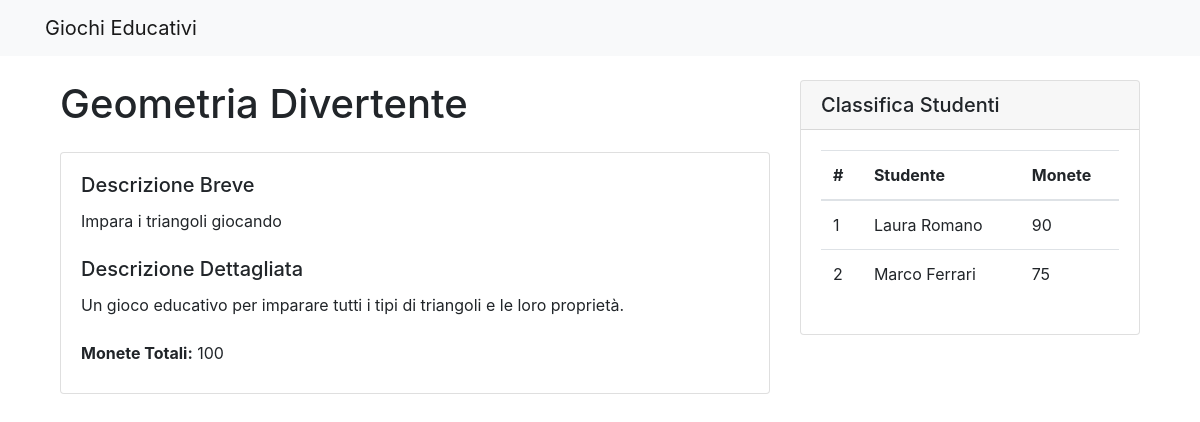
The app's page /gioco/1 with its own data.
### tables this page shows
CREATE TABLE Videogioco (
    id INTEGER PRIMARY KEY AUTOINCREMENT,
    titolo VARCHAR(100) NOT NULL,
    descrizione_breve VARCHAR(160) NOT NULL CHECK (LENGTH(descrizione_breve) <= 160),
    descrizione_estesa TEXT NOT NULL,
    monete_totali INTEGER NOT NULL CHECK (monete_totali > 0),
    immagine1 VARCHAR(255) NOT NULL,
    immagine2 VARCHAR(255),
    immagine3 VARCHAR(255),
    argomento_id INTEGER NOT NULL,
    FOREIGN KEY (argomento_id) REFERENCES Argomento(id)
);

CREATE TABLE ProgressoStudente (
    studente_id INTEGER,
    videogioco_id INTEGER,
    monete_raccolte INTEGER NOT NULL DEFAULT 0 CHECK (monete_raccolte >= 0),
    PRIMARY KEY (studente_id, videogioco_id),
    FOREIGN KEY (studente_id) REFERENCES Studente(id),
    FOREIGN KEY (videogioco_id) REFERENCES Videogioco(id)
);

CREATE TABLE Studente (
    id INTEGER PRIMARY KEY AUTOINCREMENT,
    nome VARCHAR(50) NOT NULL,
    cognome VARCHAR(50) NOT NULL,
    email VARCHAR(100) NOT NULL UNIQUE,
    password VARCHAR(255) NOT NULL
);

### app.py (the view)
@app.route("/gioco/<int:id>")
def dettaglio_gioco(id):
    db = get_db()
    gioco = db.execute(QUERIES.get("Get game details"), [id]).fetchone()
    classifica = db.execute(QUERIES.get("Get game leaderboard"), [id]).fetchall()
    return render_template("gioco.html", gioco=gioco, classifica=classifica)

### app.py (called while the page is built)
def get_db():
    if "db" not in g:
        g.db = sqlite3.connect(
            os.path.join(os.path.dirname(__file__), DATABASE),
            detect_types=sqlite3.PARSE_DECLTYPES,
        )
        g.db.row_factory = sqlite3.Row
    return g.db

### queries/queries.py (called while the page is built)
    def get(self, name):
        return self.queries.get(name)

### templates/gioco.html
{% extends "base.html" %}
{% block content %}
<div class="container">
    <div class="row">
        <div class="col-md-8">
            <h1 class="mb-4">{{ gioco.titolo }}</h1>
            <div class="card mb-4">
                <div class="card-body">
                    <h5 class="card-title">Descrizione Breve</h5>
                    <p class="card-text">{{ gioco.descrizione_breve }}</p>
                    <h5 class="card-title mt-4">Descrizione Dettagliata</h5>
                    <p class="card-text">{{ gioco.descrizione_estesa }}</p>
                    <div class="mt-4">
                        <p class="mb-2"><strong>Monete Totali:</strong> {{ gioco.monete_totali }}</p>
                    </div>
                </div>
            </div>
        </div>
        <div class="col-md-4">
            <div class="card">
                <div class="card-header">
                    <h5 class="mb-0">Classifica Studenti</h5>
                </div>
                <div class="card-body">
                    {% if classifica %}
                    <div class="table-responsive">
                        <table class="table table-hover">
                            <thead>
                                <tr>
                                    <th>#</th>
                                    <th>Studente</th>
                                    <th>Monete</th>
                                </tr>
                            </thead>
                            <tbody>
                                {% for pos, studente in enumerate(classifica, 1) %}
                                <tr>
                                    <td>{{ pos }}</td>
                                    <td>{{ studente.nome }} {{ studente.cognome }}</td>
                                    <td>{{ studente.monete_raccolte }}</td>
                                </tr>
                                {% endfor %}
                            </tbody>
                        </table>
                    </div>
                    {% else %}
                    <p class="text-muted">Nessun risultato disponibile</p>
                    {% endif %}
                </div>
            </div>
        </div>
    </div>
</div>
{% endblock %}

### records on screen
Videogioco: titolo "Geometria Divertente", descrizione_breve "Impara i triangoli giocando", descrizione_estesa "Un gioco educativo per imparare tutti i tipi di triangoli e le loro proprietà.", monete_totali "100"
ProgressoStudente: videogioco "1", nome "Laura", cognome "Romano", monete_raccolte "90"
ProgressoStudente: pos "2", nome "Marco", cognome "Ferrari", monete_raccolte "75"
